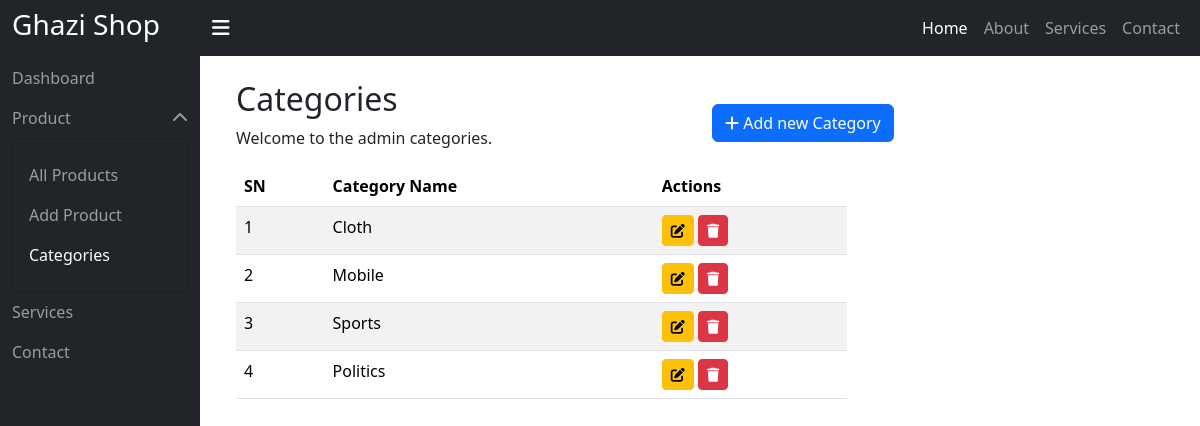
/admin/categories.php (signed in), run on the app's committed database.
### tables this page shows
CREATE TABLE `categories` (
  `id` int(11) NOT NULL,
  `name` varchar(255) NOT NULL,
  `created_at` timestamp NOT NULL DEFAULT current_timestamp()
);

### admin/categories.php (the view, shortened to what this page needs)
<?php
function get_content()
{
    require_once './connection.php';
    $categories = $cn->query("SELECT * FROM `categories`");
?>
    <div class="container">
        <div class="row">
            <div class="col-12">
                <div class="row">
                    <div class="col-md-6">
                        <h2>Categories</h2>
                        <p>Welcome to the admin categories.</p>
                    </div>
                    <div class="col-md-6 align-content-center">
                        <button class="btn btn-primary" id="AddCat">
                            <i class="fa-solid fa-plus"></i> Add new Category
                        </button>
                    </div>
                </div>
            </div>
            <div class="col-md-8">
                <table class="table table-striped" id="allCat">
                    <thead>
                        <tr>
                            <th>SN</th>
                            <th>Category Name</th>
                            <th>Actions</th>
                        </tr>
                    </thead>
                    <tbody>
                        <?php
                        $i = 1;
                        while ($category = $categories->fetch_assoc()) :
                        ?>
                            <tr>
                                <td><?= $i++ ?></td>
                                <td><?= $category['name'] ?></td>
                                <td>
                                    <button data-editId="<?= $category['id'] ?>" class="btn btn-sm btn-warning btnEdit">
                                        <i class="fa-solid fa-pen-to-square"></i>
                                    </button>
                                    <button data-dekId="<?= $category['id'] ?>" class="btn btn-sm btn-danger btnDelete">
                                        <i class="fa-solid fa-trash"></i>
                                    </button>
                                </td>
                            </tr>
                        <?php endwhile; ?>
                    </tbody>
                </table>
            </div>
        </div>
    </div>
<?php
    return ob_get_clean();
}
$content = get_content();
require_once './layout.php';
?>

### data on the page
categories: name "Cloth"
categories: name "Mobile"
categories: name "Sports"
categories: name "Politics"
